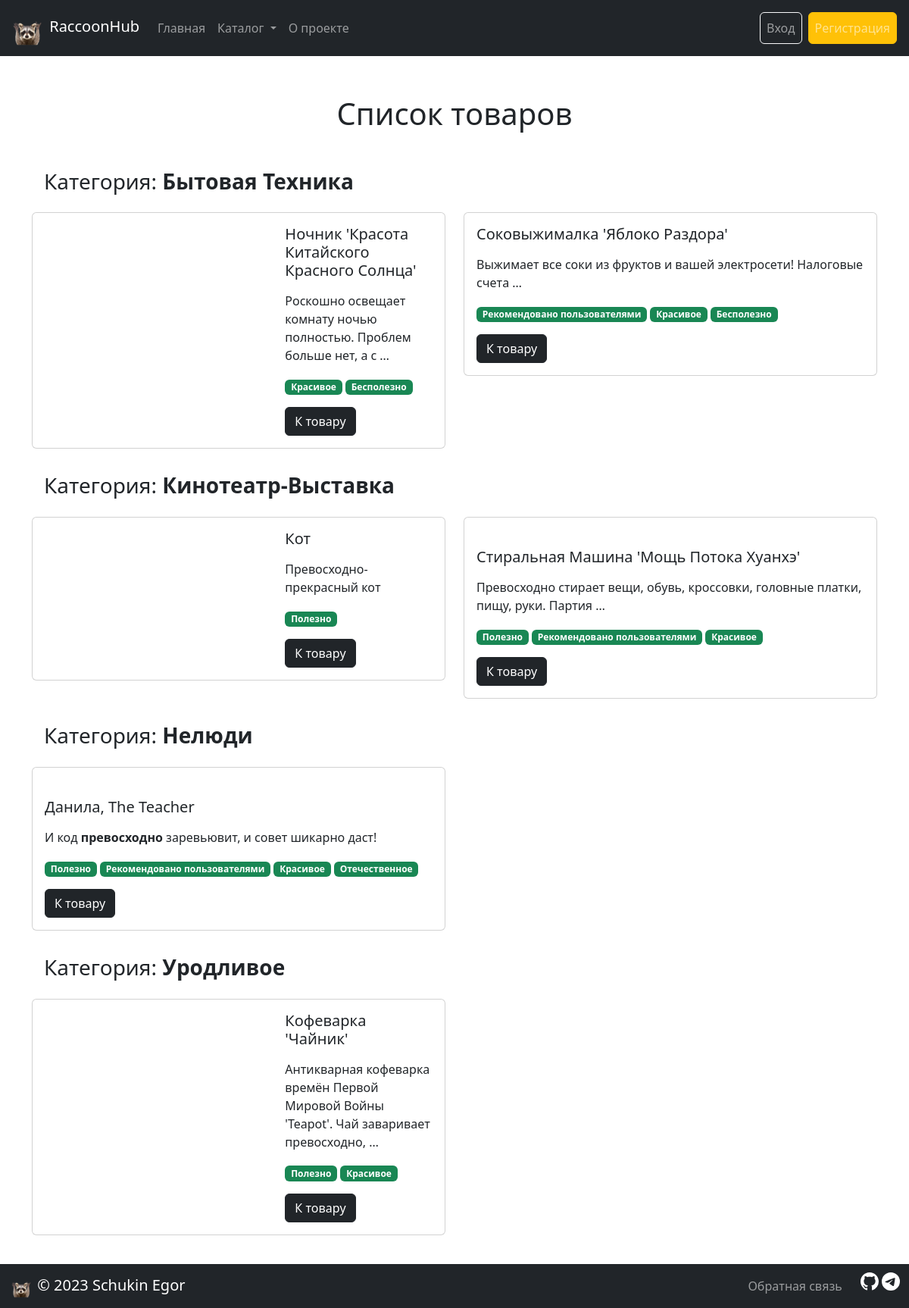
Page /catalog/ on the committed database.
### catalog/models.py (models this page shows)
class Category(core.models.UniqueNameSlugBaseModel):
    weight = django.db.models.PositiveSmallIntegerField(
        'вес',
        help_text='Введите вес(число 0-100)',
        default=100,
        validators=[django.core.validators.MaxValueValidator(32767)],
    )
    class Meta:
        verbose_name = 'категория'
        verbose_name_plural = 'категории'

class Item(core.models.PublishedWithNameBaseModel):
    objects = catalog.managers.ItemManager()
    created_at = django.db.models.DateTimeField(
        auto_now_add=True,
        verbose_name='дата добавления товара',
    )
    updated_at = django.db.models.DateTimeField(
        auto_now=True,
        verbose_name='дата изменения товара',
    )
    is_on_main = django.db.models.BooleanField(
        verbose_name='публикация на главной странице',
        help_text='Публиковать товар на главной странице?',
        default=False,
    )
    category = django.db.models.ForeignKey(
        Category,
        verbose_name='категория',
        on_delete=django.db.models.CASCADE,
    )
    tags = django.db.models.ManyToManyField(
        Tag,
        verbose_name='тег',
    )
    text = ckeditor.fields.RichTextField(
        'описание',
        help_text='Описание(>2 символов, содержит "превосходно, роскошно")',
        validators=[
            catalog.validators.ValidateMustContain('превосходно', 'роскошно'),
        ],
        config_name='item_text_editor',
    )
    class Meta:
        ordering = ('name',)
        default_related_name = 'items'
        verbose_name = 'товар'
        verbose_name_plural = 'товары'

class Tag(core.models.UniqueNameSlugBaseModel):
    objects = catalog.managers.TagManager()
    class Meta:
        default_related_name = 'tags'
        verbose_name = 'тег'
        verbose_name_plural = 'теги'

### catalog/views.py (the view)
# urls.py: path('', views.ItemListView.as_view(), name='item_list'),
class ItemListView(ListView):
    template_name = 'catalog/item_list.html'
    queryset = catalog.models.Item.objects.published()
    context_object_name = 'items'
    http_method_names = ['get', 'head']

### core/models.py (called while the page is built)
    def get_image_300x300(self):
        return sorl.thumbnail.get_thumbnail(
            self.image, '300x300', crop='center', quality=65
        )

    def image_tmb(self):
        if self.image:
            return django.utils.html.mark_safe(
                f'<img src="{self.get_image_300x300().url}">'
            )
        self.image_tmb.short_description = 'превью'
        return '(Фото товара)'

### users/context_processors.py (called while the page is built)
def birthday_persons(request):
    active_users_with_birthday = (
        users.models.ProxyUser.objects.active().filter(
            profile__birthday__isnull=False
        )
    )
    have_birthday_today = []
    if active_users_with_birthday:
        have_birthday_today = active_users_with_birthday.filter(
            profile__birthday__day=timezone.now().date().day,
            profile__birthday__month=timezone.now().date().month,
            profile__birthday__year__lte=timezone.now().date().year,
        ).values(
            users.models.ProxyUser.id.field.name,
            users.models.ProxyUser.username.field.name,
            users.models.ProxyUser.email.field.name,
        )
    return {'birthday_persons': have_birthday_today}

### templates/catalog/item_list.html (shortened to what this page needs)
{% extends 'base.html' %}
{% load static %}
{% load i18n %}
{% block content %}
  <div class="container">
    <div class="d-flex justify-content-center">
      <div class="text-wrap p-3" id="catalog_header">
          <h1>{% translate 'Список товаров' %}</h1>
      </div>
    </div>
    {% regroup items|dictsort:"category.name" by category.name as groupped_items %}
      {% for category in groupped_items %}
        <div class="d-flex justify-content-left">
          <h3 class="text-wrap p-3">{% translate 'Категория' %}: <b>{{ category.grouper|title }}</b></h3>
        </div>
        <div class="row">
        {% for item in category.list %}
          {% include "includes/item_card.html" %}
        {% endfor %}
        </div>
      {% empty %}
        <div class="text-wrap p-3" id="catalog_header">
          <h3>{% translate 'Опубликованных товаров нет' %}...</h3>
        </div>
      {% endfor %}
  </div>
{% endblock %}

### templates/includes/item_card.html (shortened to what this page needs)
{% load static %}
{% load i18n %}
 <div class="col-md-12 col-xl-6">
  <div class="card mb-3">
    <div class="row g-0">
      <div class="col-md-6 col-lg-4 col-xl-7 col-xxl-6">
      </div>
      <div class="col">
        <div class="card-body">
          <h5 class="card-title text-break">{{ item.name|title }}</h5>
          <p class="card-text">{{ item.text|truncatewords_html:10|safe }}</p>
          {% for tag in item.tags.all %}
            <span class="badge badge-pill bg-success mb-3">{{ tag.name }}</span>
          {% endfor %}<br>
          <a href="/catalog/{{ item.id }}/" class="btn btn-dark">{% translate "К товару" %}</a>
        </div>
      </div>
    </div>
  </div>
 </div>

### static_dev/css/own_style.css (style rules this page uses)
#raccoon_header, #hub_header, #catalog_header, #about_header_img, #item_header { font-size: large; margin-top: 2em !important; margin-bottom: 0.5em !important; border-radius: 17px !important; }

### rows in the picture
Category: grouper "Бытовая Техника"
Item: name "Ночник 'Красота Китайского Красного Солнца'", text "Роскошно освещает комнату ночью полностью. Проблем больше нет, а с …"
Tag: name "Красивое"
Tag: name "Бесполезно"
Item: name "Соковыжималка 'Яблоко Раздора'", text "Выжимает все соки из фруктов и вашей электросети! Налоговые счета …"
Tag: name "Рекомендовано пользователями"
Category: grouper "Кинотеатр-Выставка"
Item: name "Кот", text "Превосходно-прекрасный кот"
Tag: name "Полезно"
Item: name "Стиральная Машина 'Мощь Потока Хуанхэ'", text "Превосходно стирает вещи, обувь, кроссовки, головные платки, пищу, руки. Партия …"
Category: grouper "Нелюди"
Item: name "Данила, The Teacher", text "И код превосходно заревьювит, и совет шикарно даст!"
Tag: name "Отечественное"
Category: grouper "Уродливое"
Item: name "Кофеварка 'Чайник'", text "Антикварная кофеварка времён Первой Мировой Войны 'Teapot'. Чай заваривает превосходно, …"

### other values in the picture
{{ current_year }} "2023"
